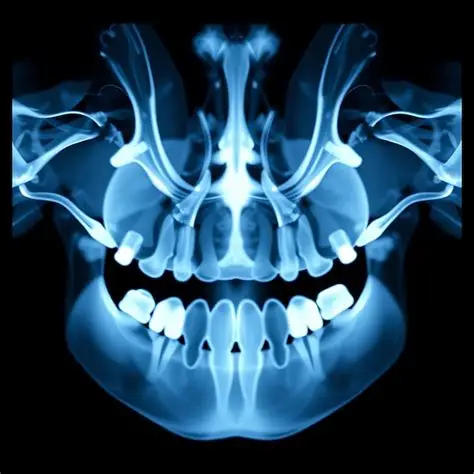
#> input picture Image/xrray.jpg, 474 x 474 px, found by its file name
$ python image_negative.py
#> lines starting #> are read from the running program, lines starting #| are printed output that depends on the picture
import cv2
img=cv2.imread("./Image/xrray.jpg")
#> img is the input picture: shape (474, 474, 3); mean B, G, R 90, 67.1, 34.1
print(img.shape)
#| (474, 474, 3)
img_negative=255-img
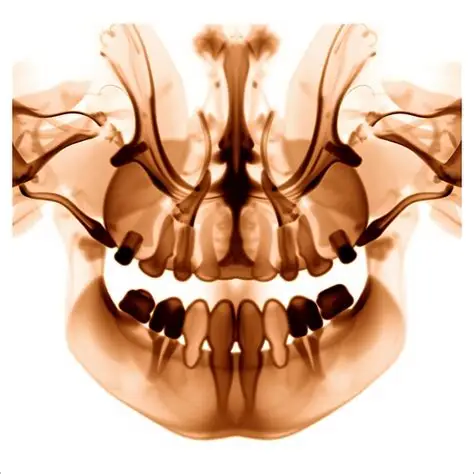
#> img_negative: shape (474, 474, 3); mean B, G, R 165, 187.9, 220.9
cv2.imshow("window",img_negative)
cv2.imwrite('./Image/xrray_negative.jpg',img_negative)
cv2.waitKey(0)

$ run again, with Image/1.jpg copied over Image/xrray.jpg
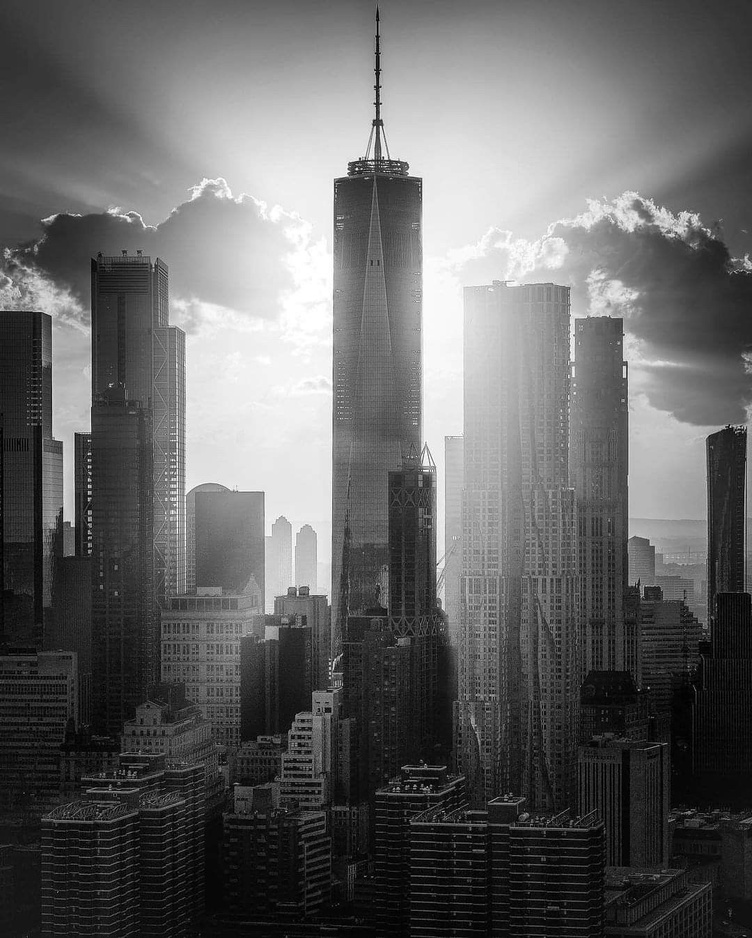
#> input picture Image/1.jpg, 752 x 938 px, shrunk from 1080 x 1346 before the run, found by its file name
#> img is the input picture: shape (938, 752, 3); min 0, max 255, mean 100.7
#| (938, 752, 3)
#> `img_negative=255-img`:
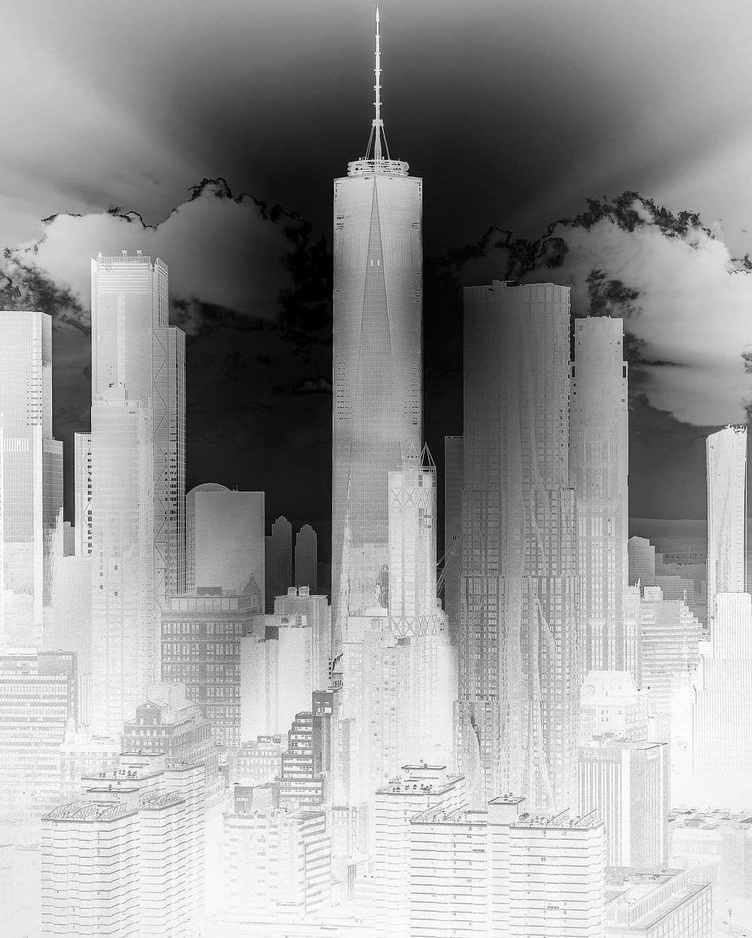
#> img_negative: shape (938, 752, 3); min 0, max 255, mean 154.3
